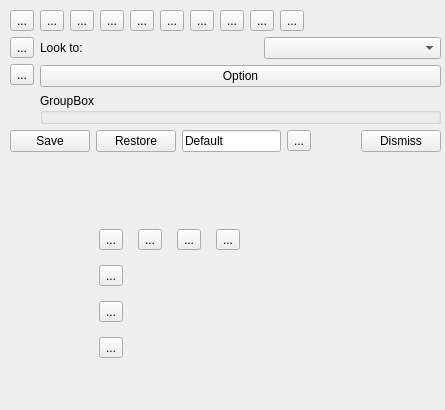
<ui version="4.0" >
 <author></author>
 <comment></comment>
 <exportmacro></exportmacro>
 <class>Annotating</class>
 <widget class="QWidget" name="Annotating" >
  <property name="geometry" >
   <rect>
    <x>0</x>
    <y>0</y>
    <width>445</width>
    <height>410</height>
   </rect>
  </property>
  <property name="sizePolicy" >
   <sizepolicy>
    <hsizetype>1</hsizetype>
    <vsizetype>1</vsizetype>
    <horstretch>0</horstretch>
    <verstretch>0</verstretch>
   </sizepolicy>
  </property>
  <property name="minimumSize" >
   <size>
    <width>445</width>
    <height>144</height>
   </size>
  </property>
  <property name="windowTitle" >
   <string>Form</string>
  </property>
  <widget class="QWidget" name="verticalLayout_4" >
   <property name="geometry" >
    <rect>
     <x>10</x>
     <y>10</y>
     <width>431</width>
     <height>165</height>
    </rect>
   </property>
   <layout class="QVBoxLayout" >
    <property name="margin" >
     <number>0</number>
    </property>
    <property name="spacing" >
     <number>6</number>
    </property>
    <item>
     <layout class="QVBoxLayout" >
      <property name="margin" >
       <number>0</number>
      </property>
      <property name="spacing" >
       <number>6</number>
      </property>
      <item>
       <layout class="QHBoxLayout" >
        <property name="margin" >
         <number>0</number>
        </property>
        <property name="spacing" >
         <number>6</number>
        </property>
        <item>
         <layout class="QVBoxLayout" >
          <property name="margin" >
           <number>0</number>
          </property>
          <property name="spacing" >
           <number>6</number>
          </property>
          <item>
           <widget class="QToolButton" name="toolButton0" >
            <property name="text" >
             <string>...</string>
            </property>
            <property name="icon" >
             <iconset resource="traip.qrc" >:/icons/pointer0.xbm</iconset>
            </property>
           </widget>
          </item>
          <item>
           <widget class="QToolButton" name="toolButton1" >
            <property name="text" >
             <string>...</string>
            </property>
            <property name="icon" >
             <iconset resource="traip.qrc" >:/icons/dsmove.xbm</iconset>
            </property>
           </widget>
          </item>
          <item>
           <widget class="QToolButton" name="toolButton2" >
            <property name="text" >
             <string>...</string>
            </property>
            <property name="icon" >
             <iconset resource="traip.qrc" >:/icons/delete.xbm</iconset>
            </property>
           </widget>
          </item>
          <item>
           <spacer>
            <property name="orientation" >
             <enum>Qt::Vertical</enum>
            </property>
            <property name="sizeHint" >
             <size>
              <width>20</width>
              <height>40</height>
             </size>
            </property>
           </spacer>
          </item>
         </layout>
        </item>
        <item>
         <layout class="QVBoxLayout" >
          <property name="margin" >
           <number>0</number>
          </property>
          <property name="spacing" >
           <number>6</number>
          </property>
          <item>
           <layout class="QHBoxLayout" >
            <property name="margin" >
             <number>0</number>
            </property>
            <property name="spacing" >
             <number>6</number>
            </property>
            <item>
             <widget class="QToolButton" name="toolButton3" >
              <property name="text" >
               <string>...</string>
              </property>
              <property name="icon" >
               <iconset resource="traip.qrc" >:/icons/dsarrow.xbm</iconset>
              </property>
             </widget>
            </item>
            <item>
             <widget class="QToolButton" name="toolButton4" >
              <property name="text" >
               <string>...</string>
              </property>
              <property name="icon" >
               <iconset resource="traip.qrc" >:/icons/dsrectangle.xbm</iconset>
              </property>
             </widget>
            </item>
            <item>
             <widget class="QToolButton" name="toolButton5" >
              <property name="text" >
               <string>...</string>
              </property>
              <property name="icon" >
               <iconset resource="traip.qrc" >:/icons/dssquare.xbm</iconset>
              </property>
             </widget>
            </item>
            <item>
             <widget class="QToolButton" name="toolButton6" >
              <property name="text" >
               <string>...</string>
              </property>
              <property name="icon" >
               <iconset resource="traip.qrc" >:/icons/dspolyline.xbm</iconset>
              </property>
             </widget>
            </item>
            <item>
             <widget class="QToolButton" name="toolButton7" >
              <property name="text" >
               <string>...</string>
              </property>
              <property name="icon" >
               <iconset resource="traip.qrc" >:/icons/dspoly.xbm</iconset>
              </property>
             </widget>
            </item>
            <item>
             <widget class="QToolButton" name="toolButton8" >
              <property name="text" >
               <string>...</string>
              </property>
              <property name="icon" >
               <iconset resource="traip.qrc" >:/icons/dsellipse.xbm</iconset>
              </property>
             </widget>
            </item>
            <item>
             <widget class="QToolButton" name="toolButton9" >
              <property name="text" >
               <string>...</string>
              </property>
              <property name="icon" >
               <iconset resource="traip.qrc" >:/icons/markercirc.xbm</iconset>
              </property>
             </widget>
            </item>
            <item>
             <widget class="QToolButton" name="toolButton10" >
              <property name="text" >
               <string>...</string>
              </property>
              <property name="icon" >
               <iconset resource="traip.qrc" >:/icons/markercircx.xbm</iconset>
              </property>
             </widget>
            </item>
            <item>
             <widget class="QToolButton" name="toolButton11" >
              <property name="text" >
               <string>...</string>
              </property>
              <property name="icon" >
               <iconset resource="traip.qrc" >:/icons/dstext.xbm</iconset>
              </property>
             </widget>
            </item>
            <item>
             <spacer>
              <property name="orientation" >
               <enum>Qt::Horizontal</enum>
              </property>
              <property name="sizeHint" >
               <size>
                <width>40</width>
                <height>20</height>
               </size>
              </property>
             </spacer>
            </item>
           </layout>
          </item>
          <item>
           <layout class="QHBoxLayout" >
            <property name="margin" >
             <number>0</number>
            </property>
            <property name="spacing" >
             <number>6</number>
            </property>
            <item>
             <widget class="QLabel" name="label0" >
              <property name="text" >
               <string>Look to:</string>
              </property>
             </widget>
            </item>
            <item>
             <spacer>
              <property name="orientation" >
               <enum>Qt::Horizontal</enum>
              </property>
              <property name="sizeType" >
               <enum>QSizePolicy::Fixed</enum>
              </property>
              <property name="sizeHint" >
               <size>
                <width>40</width>
                <height>20</height>
               </size>
              </property>
             </spacer>
            </item>
            <item>
             <widget class="QComboBox" name="comboBox" >
              <property name="currentIndex" >
               <number>-1</number>
              </property>
              <property name="maxCount" >
               <number>4</number>
              </property>
             </widget>
            </item>
           </layout>
          </item>
          <item>
           <layout class="QHBoxLayout" >
            <property name="margin" >
             <number>0</number>
            </property>
            <property name="spacing" >
             <number>6</number>
            </property>
            <item>
             <widget class="QPushButton" name="pushButton2" >
              <property name="text" >
               <string>Option</string>
              </property>
              <property name="icon" >
               <iconset resource="traip.qrc" >:/icons/downarrow.xbm</iconset>
              </property>
             </widget>
            </item>
           </layout>
          </item>
          <item>
           <widget class="QGroupBox" name="groupBox_2" >
            <property name="title" >
             <string>GroupBox</string>
            </property>
           </widget>
          </item>
         </layout>
        </item>
       </layout>
      </item>
      <item>
       <layout class="QHBoxLayout" >
        <property name="margin" >
         <number>0</number>
        </property>
        <property name="spacing" >
         <number>6</number>
        </property>
        <item>
         <widget class="QPushButton" name="pushButton1" >
          <property name="text" >
           <string>Save</string>
          </property>
         </widget>
        </item>
        <item>
         <widget class="QPushButton" name="pushButton3" >
          <property name="text" >
           <string>Restore</string>
          </property>
         </widget>
        </item>
        <item>
         <widget class="QLineEdit" name="lineEdit2" >
          <property name="text" >
           <string>Default</string>
          </property>
         </widget>
        </item>
        <item>
         <widget class="QToolButton" name="toolButton13" >
          <property name="text" >
           <string>...</string>
          </property>
          <property name="icon" >
           <iconset resource="traip.qrc" >:/icons/spanner.xbm</iconset>
          </property>
         </widget>
        </item>
        <item>
         <widget class="QLabel" name="label2" >
          <property name="text" >
           <string/>
          </property>
          <property name="pixmap" >
           <pixmap resource="traip.qrc" >:/icons/tick.xbm</pixmap>
          </property>
         </widget>
        </item>
        <item>
         <spacer>
          <property name="orientation" >
           <enum>Qt::Horizontal</enum>
          </property>
          <property name="sizeHint" >
           <size>
            <width>40</width>
            <height>20</height>
           </size>
          </property>
         </spacer>
        </item>
        <item>
         <widget class="QPushButton" name="pushButton7" >
          <property name="text" >
           <string>Dismiss</string>
          </property>
         </widget>
        </item>
       </layout>
      </item>
      <item>
       <spacer>
        <property name="orientation" >
         <enum>Qt::Vertical</enum>
        </property>
        <property name="sizeHint" >
         <size>
          <width>20</width>
          <height>40</height>
         </size>
        </property>
       </spacer>
      </item>
     </layout>
    </item>
   </layout>
  </widget>
  <widget class="QWidget" name="gridLayout" >
   <property name="geometry" >
    <rect>
     <x>90</x>
     <y>220</y>
     <width>160</width>
     <height>151</height>
    </rect>
   </property>
   <layout class="QGridLayout" >
    <property name="margin" >
     <number>0</number>
    </property>
    <property name="spacing" >
     <number>6</number>
    </property>
    <item row="0" column="2" >
     <widget class="QToolButton" name="toolButton_3" >
      <property name="text" >
       <string>...</string>
      </property>
     </widget>
    </item>
    <item row="0" column="1" >
     <widget class="QToolButton" name="toolButton_2" >
      <property name="text" >
       <string>...</string>
      </property>
     </widget>
    </item>
    <item row="0" column="3" >
     <widget class="QToolButton" name="toolButton_4" >
      <property name="text" >
       <string>...</string>
      </property>
     </widget>
    </item>
    <item row="1" column="0" >
     <widget class="QToolButton" name="toolButton_5" >
      <property name="text" >
       <string>...</string>
      </property>
     </widget>
    </item>
    <item row="0" column="0" >
     <widget class="QToolButton" name="toolButton" >
      <property name="text" >
       <string>...</string>
      </property>
     </widget>
    </item>
    <item row="2" column="0" >
     <widget class="QToolButton" name="toolButton_6" >
      <property name="text" >
       <string>...</string>
      </property>
     </widget>
    </item>
    <item row="3" column="0" >
     <widget class="QToolButton" name="toolButton_7" >
      <property name="text" >
       <string>...</string>
      </property>
     </widget>
    </item>
   </layout>
  </widget>
 </widget>
 <pixmapfunction></pixmapfunction>
 <resources>
  <include location="QtViewer.qrc" />
 </resources>
 <connections/>
</ui>
